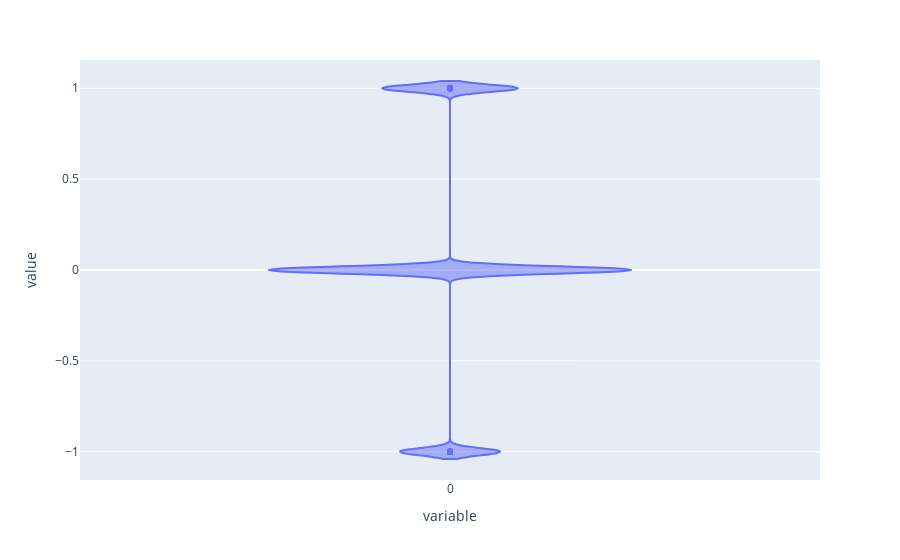

This figure's notebook cell:
### Code cell
px.violin(relative, orientation='v')

### Figure 1 — Plotly figure (JSON) as saved in the notebook; plotly's stock layout.template omitted (floating-point values rounded to 4 significant figures; data arrays with more than 128 entries replaced by an {"elided": "..."} marker saying what was removed)
{"data": [{"alignmentgroup": "True", "box": {"visible": false}, "hovertemplate": "variable=%{x}<br>value=%{y}<extra></extra>", "legendgroup": "", "marker": {"color": "#636efa"}, "name": "", "offsetgroup": "", "orientation": "v", "scalegroup": "True", "showlegend": false, "type": "violin", "x": {"elided": "251 str values"}, "x0": " ", "xaxis": "x", "y": {"elided": "251 int values"}, "y0": " ", "yaxis": "y"}], "layout": {"legend": {"tracegroupgap": 0}, "margin": {"t": 60}, "violinmode": "group", "xaxis": {"anchor": "y", "domain": [0, 1], "title": {"text": "variable"}}, "yaxis": {"anchor": "x", "domain": [0, 1], "title": {"text": "value"}}}}
